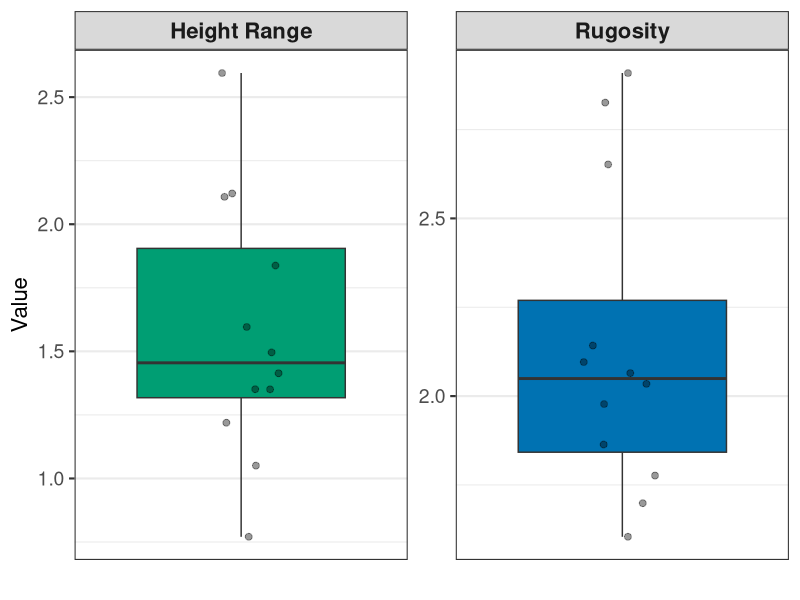

This figure's R source:

library(tidyverse)


RDH_allreef <- read.csv("RDH_AllReef_V2.csv")

RDH_allreef_sum <- RDH_allreef %>%
group_by(Site, Complexity_Level) %>%
  summarize(Rugosity = mean(Rugosity),
            FractalDimension = mean(FractalDimension),
            HeightRange = mean(HeightRange))


RDH_long <- RDH_allreef %>%
  pivot_longer(
    cols = c(Rugosity, HeightRange),
    names_to = "Metric",
    values_to = "Value"
  ) %>%
  mutate(
    Metric = recode(
      Metric,
      "Rugosity" = "Rugosity",
      "HeightRange" = "Height Range"
    ))

RDH_allreef %>%
  filter(Site == 2) %>%
  summarise(max(Rugosity, na.rm = TRUE))

allreefplot_v2 <- ggplot(RDH_long, aes(x = "", y = Value, fill = Metric)) +
  geom_boxplot() +
  geom_jitter(
    width = 0.15,
    alpha = 0.4,
    size = 2,
    show.legend = FALSE
  ) +
  facet_wrap(~Metric, scales = "free_y") +
  scale_fill_manual(
    values = c(
      "Rugosity" = "#0072B2",   # blue
      "Height Range" = "#009E73"       # bluish green
    )
  ) +
  labs(
    x = NULL,
    y = "Value"
  ) +
  theme_bw(base_size = 16) +
  theme(
    strip.text = element_text(size = 16, face = "bold"),
    axis.title = element_text(size = 16),
    axis.text = element_text(size = 14),
    axis.ticks.x = element_blank(),
    legend.position = "none",
    panel.grid.major.x = element_blank()
  )
